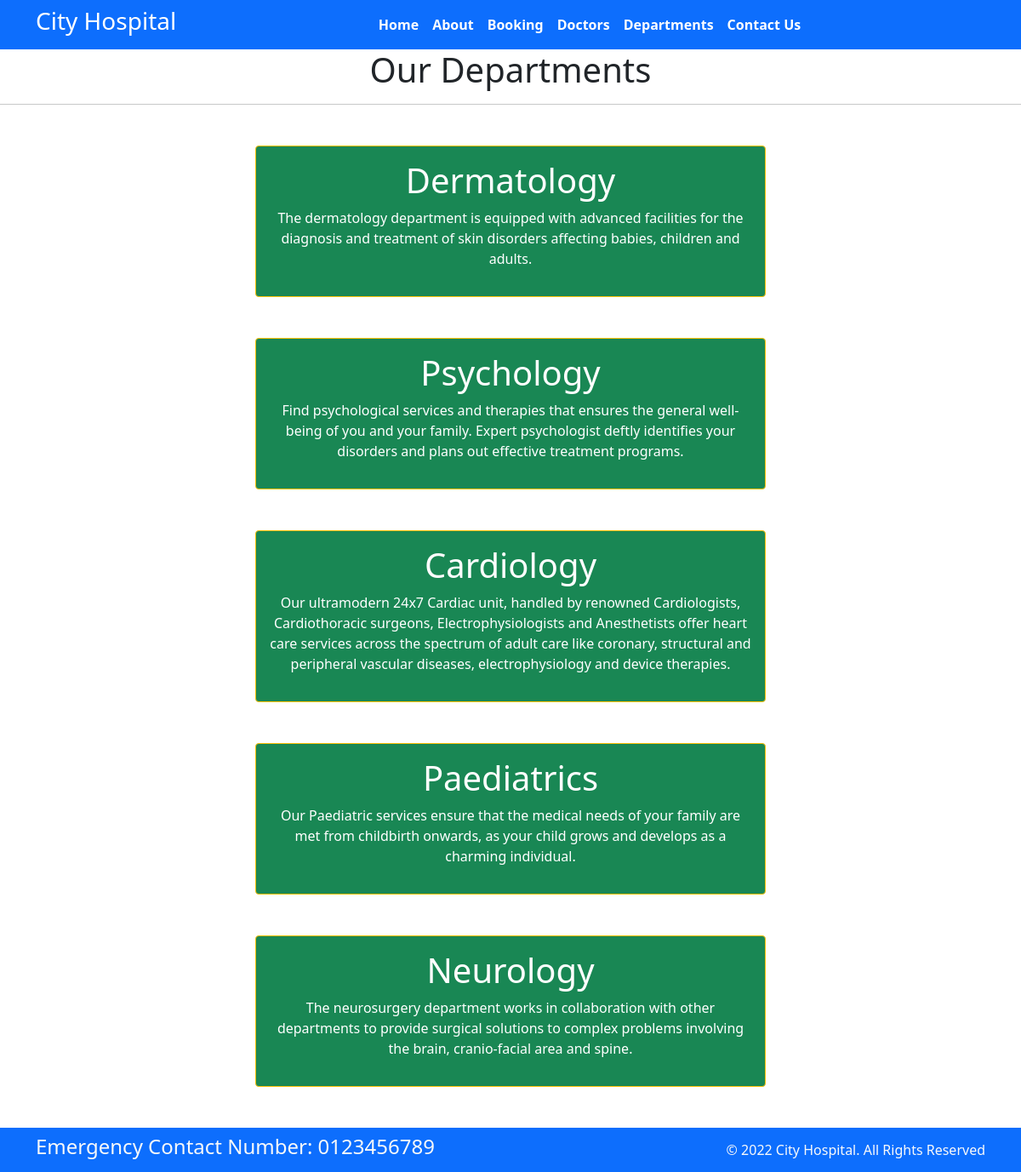
Screenshot of /department with the database file from the repository.
### home/models.py (models this page shows, shortened)
class Departments(models.Model):
    dep_name=models.CharField(max_length=100)
    dep_description=models.TextField()

### home/views.py (the view)
# urls.py: path('department', views.department, name='department'),
def department(request):
    dict_dept={
        'dept':Departments.objects.all()
    }
    return render(request,'department.html',dict_dept)

### templates/department.html (shortened to what this page needs)
{% extends "base.html" %}
{% block content %}
<h1 class="text-center">Our Departments</h1>
<hr>
{% for d in dept%}
<div class="mx-auto w-50 bg-success text-center text-white p-3 my-5 border border-warning rounded">
    <h1>{{d.dep_name}}</h1>
    <p>{{d.dep_description}}</p>
</div>
{% endfor %}
{% endblock %}

### templates/base.html (shortened to what this page needs)
{% load static %}
<!DOCTYPE html>
<html>
  <head>
    <link rel="stylesheet"
      href=" https://cdn.jsdelivr.net/npm/bootstrap@5.1.3/dist/css/bootstrap.min.css ">
    <link rel="stylesheet"
      href="https://use.fontawesome.com/releases/v5.2.0/css/all.css">
    <link rel="stylesheet"
      href="{% static 'css/style.css' %}">
  </head>
  <body>
    <nav class="navbar bg-primary navbar-expand-md ">
      <div class="container">
        <div class="col-2 text-left pl-md-0">
          <h3 class="text-white"> City Hospital </h3>
        </div>
        <div
          class="collapse navbar-collapse justify-content-center col-md-8 navbar-collapse-3">
          <ul class="navbar-nav justify-content-center  fw-bold">
            <li class="nav-item active">
              <a class="nav-link text-white" href="{% url 'home' %}">Home </a>
            </li>
            <li class="nav-item">
              <a class="nav-link text-white" href="{% url 'about' %}">About</a>
            </li>
            <li class="nav-item">
              <a class="nav-link text-white" href="{% url 'booking' %}">Booking</a>
            </li>
            <li class="nav-item">
              <a class="nav-link text-white" href="{% url 'doctors' %}">Doctors</a>
            </li>
			 <li class="nav-item">
              <a class="nav-link text-white" href="{% url 'department' %}">Departments</a>
            </li>
            <li class="nav-item">
              <a class="nav-link text-white" href="{% url 'contact' %}">Contact Us</a>
            </li>
          </ul>
        </div>
      </div>
    </nav>
    {% block content %}{% endblock %}
    <section class="">
      <footer class="pt-2 pb-2  bg-primary text-light">
        <div class="container">
          <div class="row align-items-center">
            <div class="col-12 col-md-8">
              <h4>Emergency Contact Number: 0123456789</h4>
            </div>
            <div class="col-12 col-md-4 mt-4 mt-md-0 text-center text-md-end">
              © 2022 City Hospital. All Rights Reserved
            </div>
          </div>
        </div>
      </footer>
    </section>
  </body>
</html>

### rows the page displays
Departments: dep_name "Dermatology", dep_description "The dermatology department is equipped with advanced facilities for the diagnosis and treatment of skin disorders affecting babies, children and adults."
Departments: dep_name "Psychology", dep_description "Find psychological services and therapies that ensures the general well-being of you and your family. Expert psychologist deftly identifies your disorders and plans out effective treatment programs."
Departments: dep_name "Cardiology", dep_description "Our ultramodern 24x7 Cardiac unit, handled by renowned Cardiologists, Cardiothoracic surgeons, Electrophysiologists and Anesthetists offer heart care services across the spectrum of adult care like coronary, structural and peripheral vascular diseases, electrophysiology and device therapies."
Departments: dep_name "Paediatrics", dep_description "Our Paediatric services ensure that the medical needs of your family are met from childbirth onwards, as your child grows and develops as a charming individual."
Departments: dep_name "Neurology", dep_description "The neurosurgery department works in collaboration with other departments to provide surgical solutions to complex problems involving the brain, cranio-facial area and spine."
